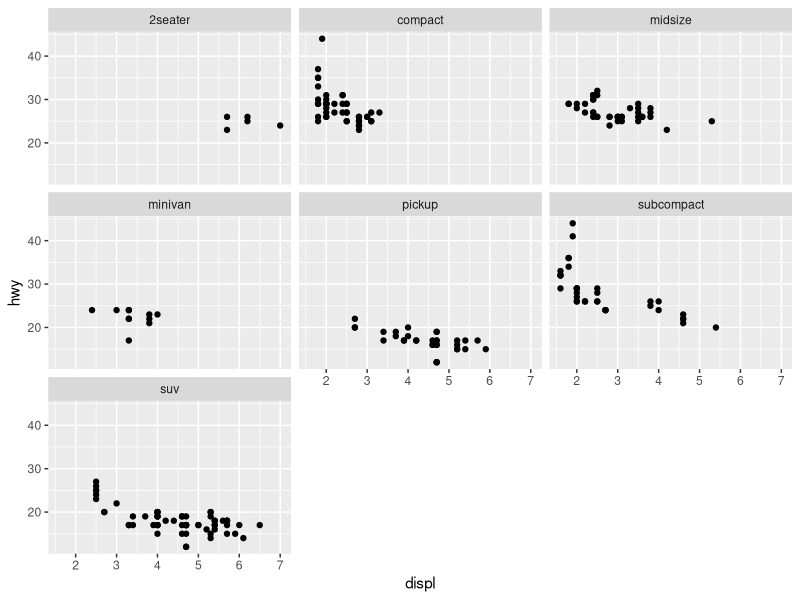
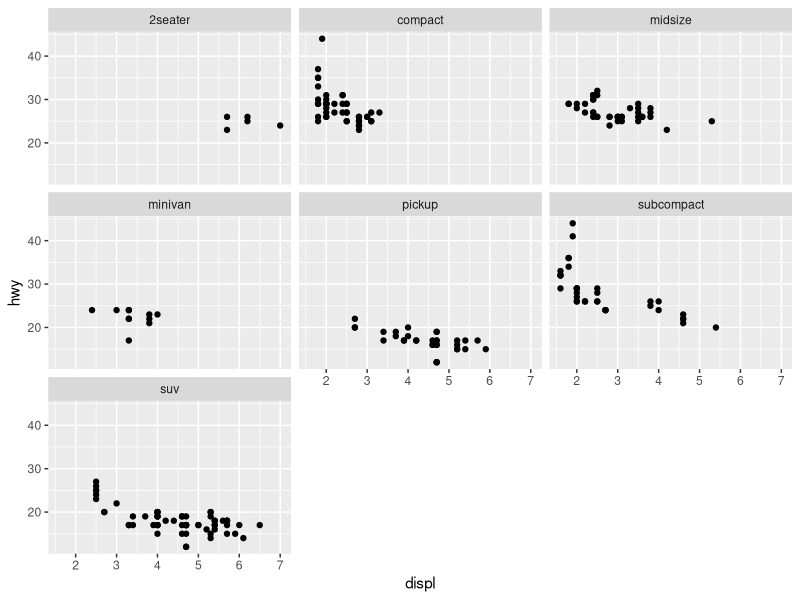
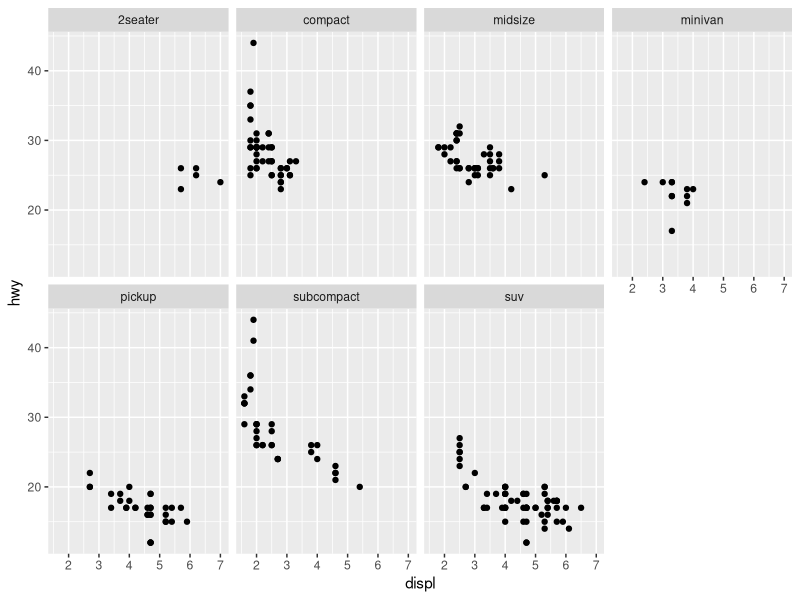
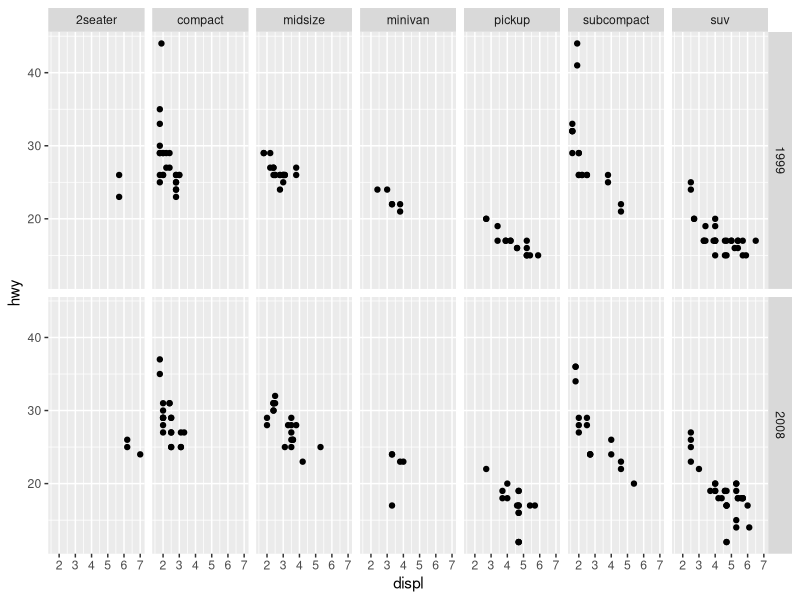
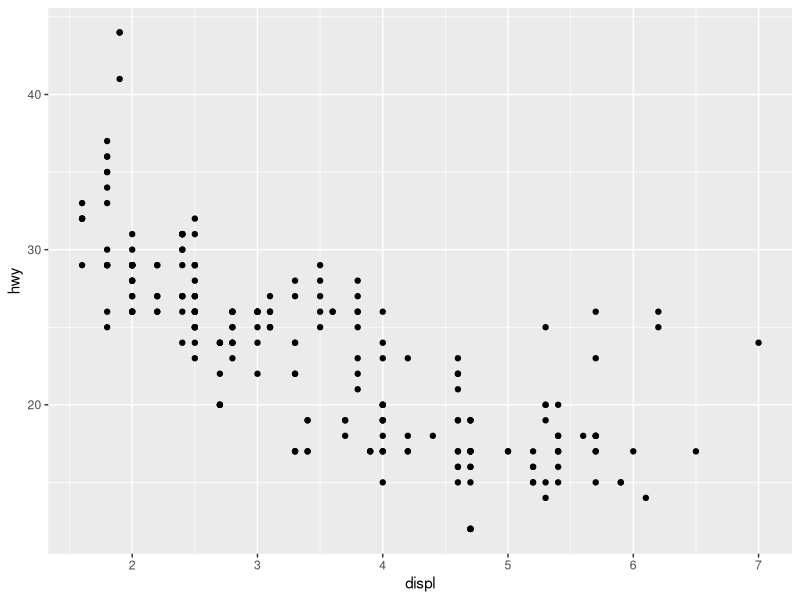

R code for these plots, in order:
## ---- chunk 1
library(tidyverse)
## ---- chunk 2
mpg %>% 
  ggplot(mapping = aes(x = displ, y = hwy)) + 
  geom_point() + 
  facet_wrap(~ class)
## ---- chunk 3
mpg %>% 
  ggplot(mapping = aes(x = displ, y = hwy)) + 
  geom_point() + 
  facet_wrap(vars(class))
## ---- chunk 4
mpg %>% 
  ggplot(mapping = aes(x = displ, y = hwy)) + 
  geom_point() + 
  facet_wrap(vars(class), nrow = 2)
## ---- chunk 5
mpg %>% 
  ggplot(mapping = aes(x = displ, y = hwy)) + 
  geom_point() + 
  facet_grid(rows = vars(year), cols = vars(class))
## ---- chunk 6
mpg %>% 
  ggplot(mapping = aes(x = displ, y = hwy)) + 
  geom_point()
